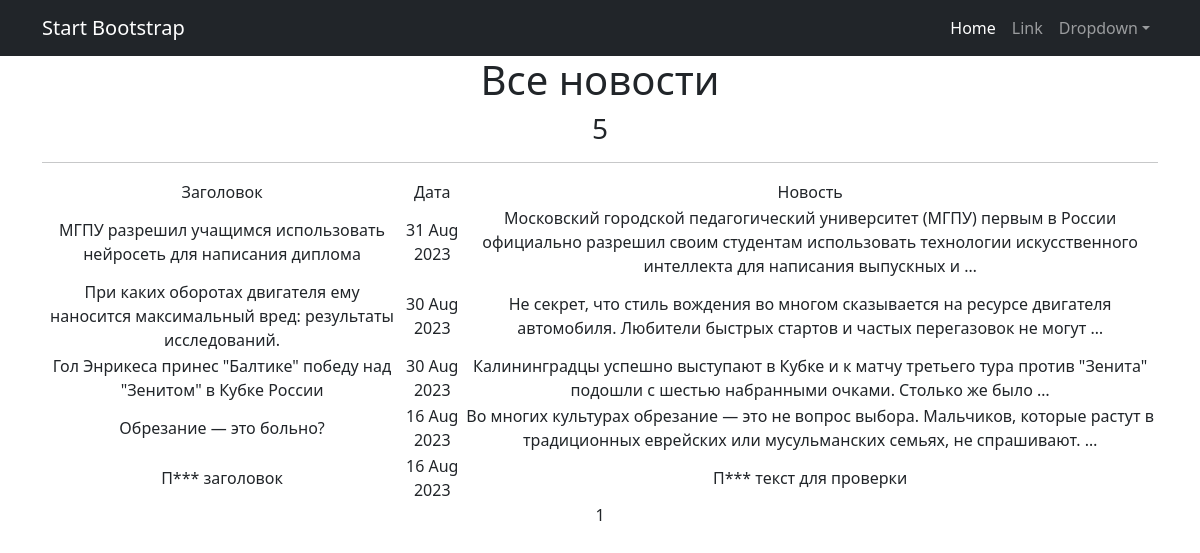
Page /news/ on the committed database.
### news/models.py (models this page shows, shortened)
class Post(models.Model):
    author = models.ForeignKey(Author, on_delete=models.CASCADE)
    NEWS = 'NW'
    ARTICL = 'AR'
    CATEGORY_CHOICES = (
        (NEWS, 'Новость'),
        (ARTICL, 'Статья'),
    )
    categoryType = models.CharField(max_length=2, choices=CATEGORY_CHOICES, default=ARTICL)
    dateCreation = models.DateTimeField(auto_now_add=True)
    postCategory = models.ManyToManyField(Category, through='PostCategory')
    title = models.CharField(max_length=128)
    text = models.TextField()
    rating = models.SmallIntegerField(default=0)

### news/views.py (the view)
# urls.py: path('', NewsList.as_view(), name='news_list'),
class NewsList(ListView):
    model = Post
    ordering = '-dateCreation'
    template_name = 'posts.html'
    context_object_name = 'posts'
    paginate_by = 10

### news/templatetags/custom_filters.py (called while the page is built)
@register.filter()
def censor(sentence):
    text = sentence.split()
    for i, word in enumerate(text):
        if word in bad_words:
            text[i] = word[0] + '***'
    return ' '.join(text)

### templates/posts.html (shortened to what this page needs)
{% extends 'flatpages/default.html' %}
{% load custom_filters %}
{% load custom_tags %}
{% block content %}
   <h1>Все новости</h1>
   <h3>{{ posts|length }}</h3>
   <hr>
       <table>
           <tr>
               <td>Заголовок</td>
               <td>Дата</td>
               <td>Новость</td>
           </tr>
           {% for post in posts %}
           <tr>
               <td>{{ post.title|censor }}</td>
               <td>{{ post.dateCreation|date:'d M Y' }}</td>
               <td>{{ post.text|truncatewords:20|censor }}</td>
           </tr>
           {% endfor %}
       </table>
   {{ page_obj.number }}
{% endblock content %}

### rows in the picture
Post: title|censor "МГПУ разрешил учащимся использовать нейросеть для написания диплома", dateCreation "31 Aug 2023", text|censor "Московский городской педагогический университет (МГПУ) первым в России официально разрешил своим студентам использовать технологии искусственного интеллекта для написания выпускных и …"
Post: title|censor "При каких оборотах двигателя ему наносится максимальный вред: результаты исследований.", dateCreation "30 Aug 2023", text|censor "Не секрет, что стиль вождения во многом сказывается на ресурсе двигателя автомобиля. Любители быстрых стартов и частых перегазовок не могут …"
Post: title|censor "Гол Энрикеса принес \"Балтике\" победу над \"Зенитом\" в Кубке России", dateCreation "30 Aug 2023", text|censor "Калининградцы успешно выступают в Кубке и к матчу третьего тура против \"Зенита\" подошли с шестью набранными очками. Столько же было …"
Post: title|censor "Обрезание — это больно?", dateCreation "16 Aug 2023", text|censor "Во многих культурах обрезание — это не вопрос выбора. Мальчиков, которые растут в традиционных еврейских или мусульманских семьях, не спрашивают. …"
Post: title|censor "П*** заголовок", dateCreation "16 Aug 2023", text|censor "П*** текст для проверки"

### other values in the picture
{{ posts|length }} "5"
{{ page_obj.number }} "1"
